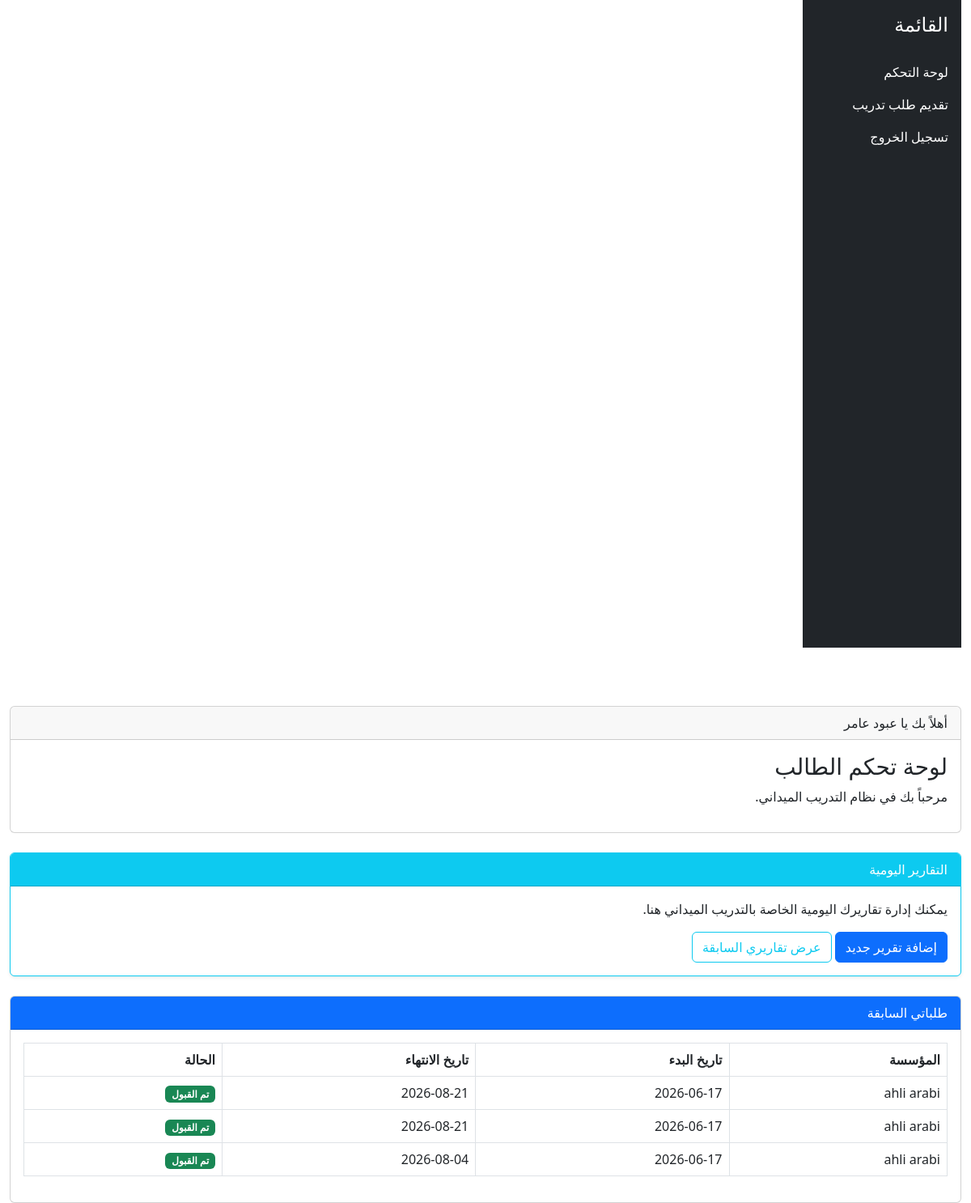
The page /fieldTrainingSystem/student/dashboard.php (signed in) on the database its author committed.
### tables this page shows
CREATE TABLE `training_requests` (
  `id` int(11) NOT NULL,
  `student_id` int(11) NOT NULL,
  `organization_id` int(11) NOT NULL,
  `start_date` date DEFAULT NULL,
  `end_date` date DEFAULT NULL,
  `pledge` tinyint(4) DEFAULT 0,
  `status` enum('Pending','Approved','Rejected') DEFAULT 'Pending',
  `created_at` timestamp NOT NULL DEFAULT current_timestamp()
);

CREATE TABLE `organizations` (
  `id` int(11) NOT NULL,
  `organization_name` varchar(255) NOT NULL,
  `department` varchar(255) DEFAULT NULL,
  `supervisor_name` varchar(255) DEFAULT NULL,
  `phone` varchar(20) DEFAULT NULL,
  `email` varchar(150) DEFAULT NULL,
  `address` text DEFAULT NULL
);

### fieldTrainingSystem/student/dashboard.php (the view, shortened to what this page needs)
<?php
include "../includes/header.php";
include "../includes/sidebar.php";
include "../config/db.php";
?>
<div class="card mt-4">
    <div class="card-header">أهلاً بك يا <?php echo $_SESSION['name']; ?></div>
    <div class="card-body">
        <h3>لوحة تحكم الطالب</h3>
        <p>مرحباً بك في نظام التدريب الميداني.</p>
    </div>
</div>
<div class="card mt-4 shadow-sm border-info">
    <div class="card-header bg-info text-white">التقارير اليومية</div>
    <div class="card-body">
        <p>يمكنك إدارة تقاريرك اليومية الخاصة بالتدريب الميداني هنا.</p>
        <a href="daily_reports.php" class="btn btn-primary">إضافة تقرير جديد</a>
        <a href="daily_reports.php" class="btn btn-outline-info">عرض تقاريري السابقة</a>
    </div>
</div>
<div class="card mt-4">
    <div class="card-header bg-primary text-white">طلباتي السابقة</div>
    <div class="card-body">
        <table class="table table-bordered">
            <thead>
                <tr>
                    <th>المؤسسة</th>
                    <th>تاريخ البدء</th>
                    <th>تاريخ الانتهاء</th>
                    <th>الحالة</th>
                </tr>
            </thead>
            <tbody>
                <?php
                $student_id = $_SESSION['id'];
                $sql = "SELECT tr.*, o.organization_name
                        FROM training_requests tr
                        JOIN organizations o ON tr.organization_id = o.id
                        WHERE tr.student_id = '$student_id'";
                $result = $conn->query($sql);
                if ($result && $result->num_rows > 0) {
                    while($row = $result->fetch_assoc()): ?>
                        <tr>
                            <td><?php echo $row['organization_name']; ?></td>
                            <td><?php echo $row['start_date']; ?></td>
                            <td><?php echo $row['end_date']; ?></td>
                            <td>
                                <?php
                                if($row['status'] == 'Approved') {
                                    echo '<span class="badge bg-success">تم القبول</span>';
                                } else {
                                    echo '<span class="badge bg-warning text-dark">قيد الانتظار</span>';
                                }
                                ?>
                            </td>
                        </tr>
                    <?php endwhile;
                } else {
                    echo "<tr><td colspan='4' class='text-center'>لا توجد طلبات تدريب حالياً.</td></tr>";
                }
                ?>
            </tbody>
        </table>
    </div>
</div>
<?php include "../includes/footer.php"; ?>

### rows shown on the page
training_requests: organization.organization_name "ahli arabi", start_date "2026-06-17", end_date "2026-08-21", status "تم القبول"
training_requests: organization.organization_name "ahli arabi", start_date "2026-06-17", end_date "2026-08-21", status "تم القبول"
training_requests: organization.organization_name "ahli arabi", start_date "2026-06-17", end_date "2026-08-04", status "تم القبول"

### other values the page prints
$_SESSION['name'] "عبود عامر"
